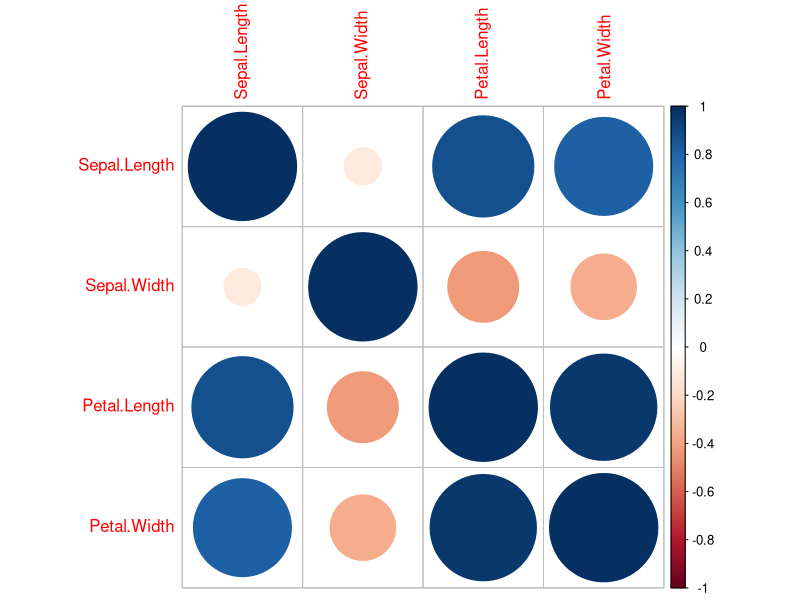
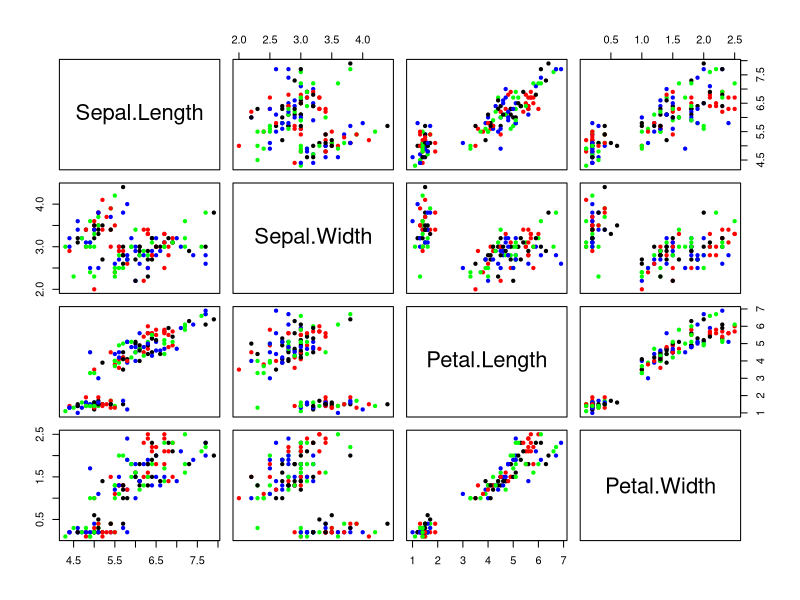
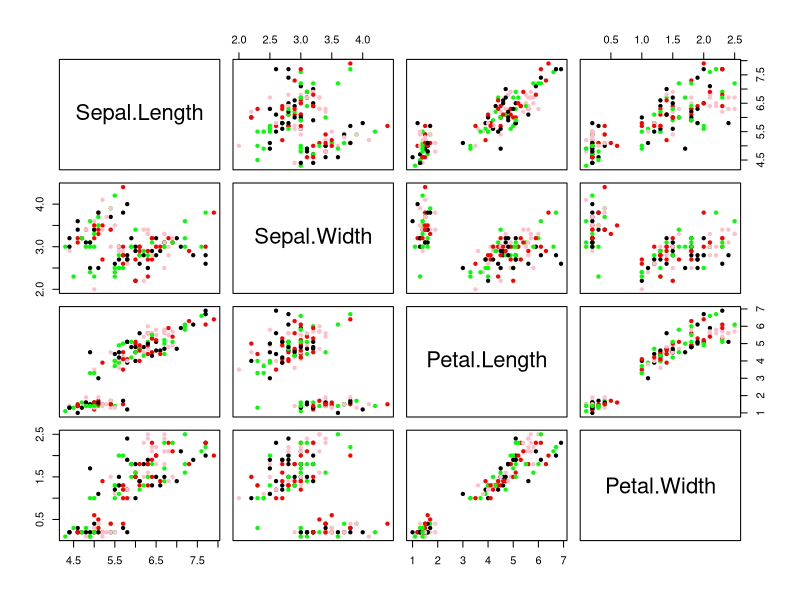

Write R code to recreate these figures, in order.
v <- rnorm(10)
v
c <- rnorm(10)
c

mat <- cbind(v,c)
mat

cor(mat)
cov(mat)
data(iris)
head(iris)

# Removing species column
df <- iris[c(-5)]
head(df)
str(df)

# finding correlation
d1 <- cor(df)
d1
# visualising correlation
install.packages('corrplot')
library("corrplot")
corrplot(d1,method='circle')

color <- c("red","green","blue","black")
pairs(df,col=color,bg=color,pch=20)

# covariance
cov(df)
cov(iris$Petal.Length,iris$Petal.Width)

####Sir


data(iris)
iris
mydata<-iris[,c(1,2,3,4)]
mydata
cor(mydata)
cor(mydata$Sepal.Length,mydata$Sepal.Width)
pairs(mydata,col=c("pink","green","black","red"),pch=20)
cov(mydata)
